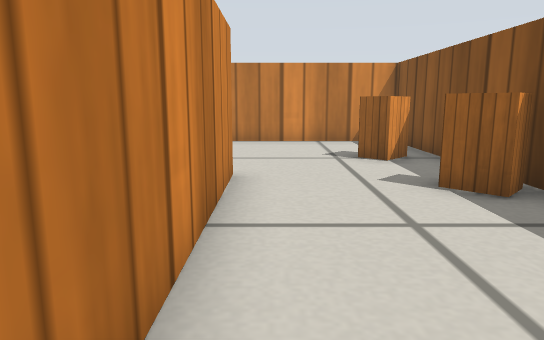
View 1 (above)

16 first-person views from a walk through a world built for the Gazebo simulator. The camera is 0.26 m above the floor, tilts 10° down and sees 70° across. The floor is counted in squares, 0.2 m on a side. Each view is taken from the middle of a square. On the plan, view 1 faces up. The plan holds only what a view shows up to about 15 squares ahead; the rest is blank. Simple patterns stand in for the simulator's built-in surfaces.

View 2
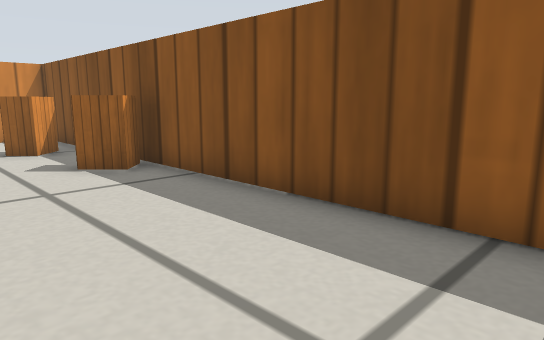

View 3
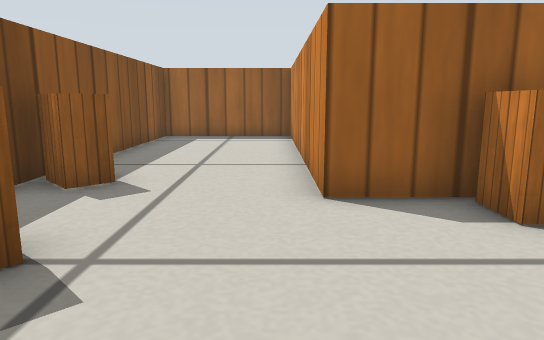

View 4
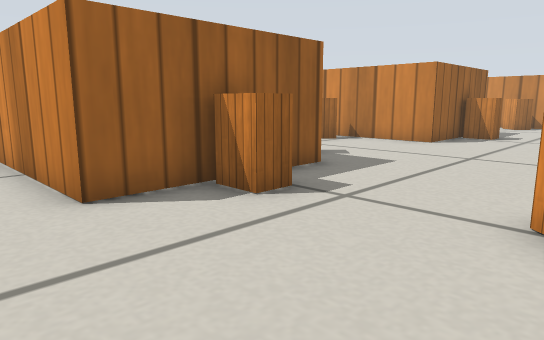

View 5
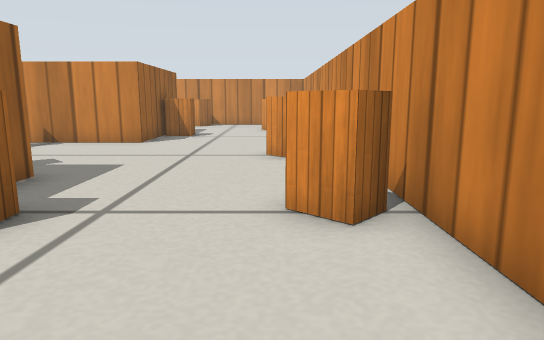

View 6
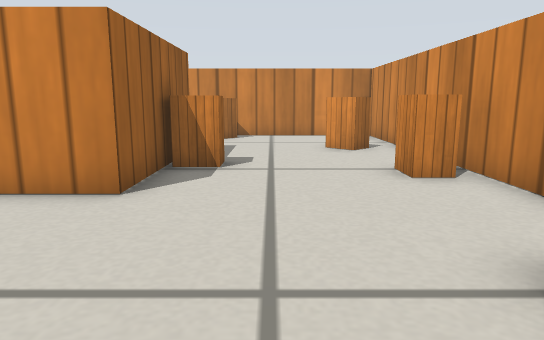

View 7
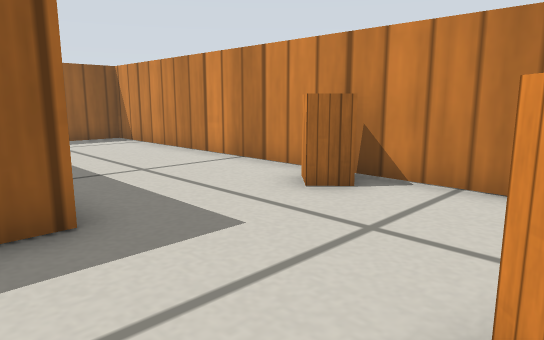

View 8
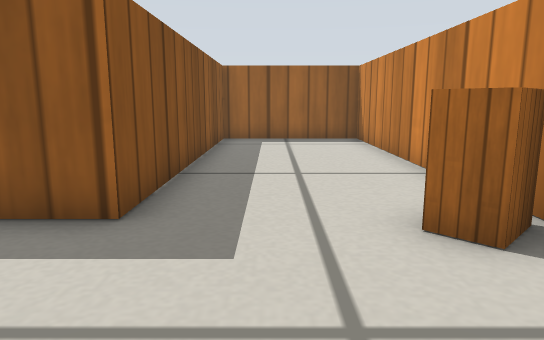

View 9
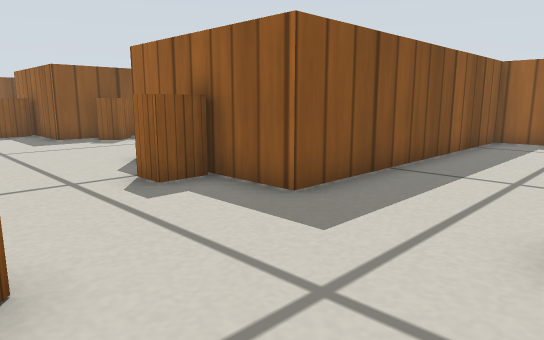

View 10
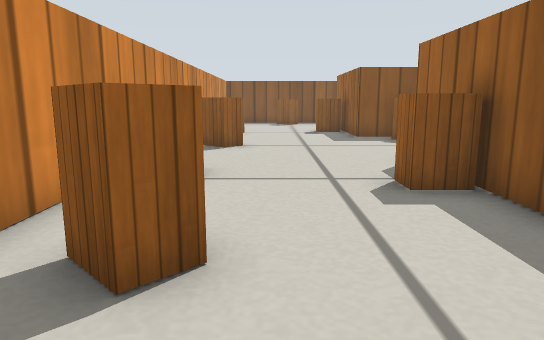

View 11
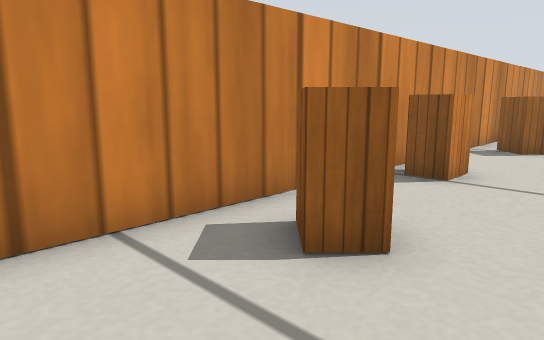

View 12
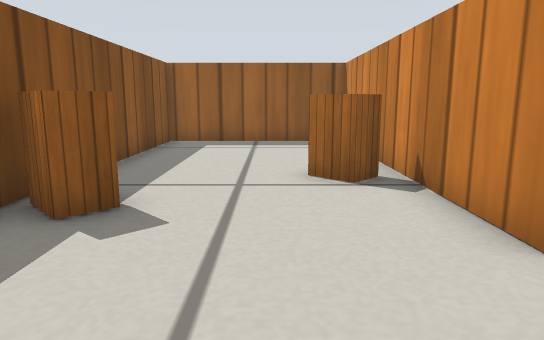

View 13
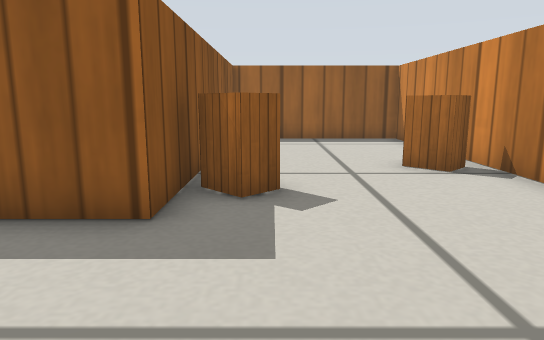

View 14
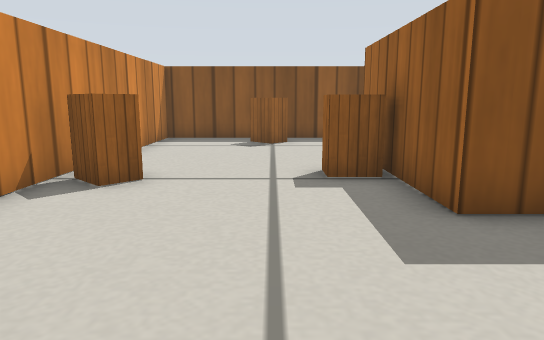

View 15
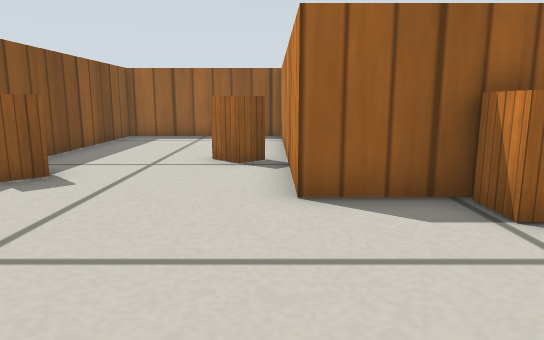

View 16
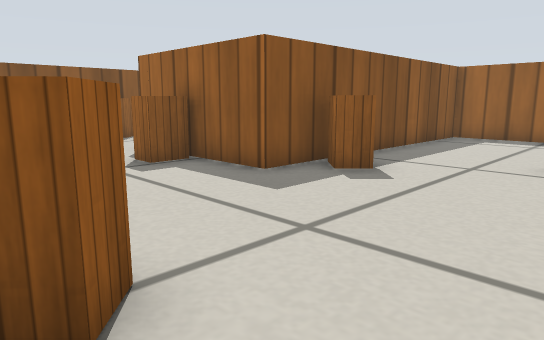

### Floor plan
Points are (right, up) in squares from view 1. A wall is a line through its corners. A room is listed if a view was taken in it or the views show most of it. See-through windows are left out.
Room 1 (views 1, 2, 3, 4, 5)
walls: (3.2, 5.1) (2.5, 5.8) (3, 6.3) (3.7, 5.7); (3.3, 9.2) (2.6, 8.5) (2, 9) (2.7, 9.7); (-3, 6.9) (-0.7, 6.9) (-0.7, -2.7) (4, -2.7) (4, 12.7) (-2.5, 12.7); (-2.7, 8) (-2.7, 7)
ways out: opening at (-2, 10) to room 2
Room 2 (views 6, 7, 8, 9, 10, 11, 12, 13, 14, 15, 16)
walls: (-14.4, 7) (-14.4, 8.1) (-13.7, 8.1) (-13.7, 7); (-12.5, 12.2) (-12.5, 11.4) (-13.5, 11.4) (-13.5, 12.2); (-16.4, 11.2) (-17, 10.5) (-17.6, 11.1) (-16.9, 11.7) (-16.4, 11.2); (-10.9, 3.3) (-10.3, 3.9) (-9.6, 3.1); (-8, 11.4) (-8.5, 10.9) (-9, 11.4) (-8.4, 12.1); (-7.1, 5.3) (-6.6, 5.9) (-5.9, 5.2); (-20.1, 7.7) (-19.5, 7.2) (-20.2, 6.5); (-5.7, 4.9) (-5.7, 6.9) (-3, 6.9); (-3.4, 7) (-3.4, 8) (-2.7, 8); (-3, 11.9) (-3.6, 11.2) (-4.1, 11.7) (-3.5, 12.4); (-2.5, 12.7) (-21, 12.7) (-21, -2.7) (-16.3, -2.7) (-16.3, 6.9) (-11.4, 6.9) (-11.4, 3.9)
ways out: opening at (-2, 10) to room 1; opening at (-8.5, 4.5) to room 3; gap at (-11, 4) to room 3; gap at (-17, 12)
Room 3 (no view inside)
walls: (-6.5, 4.7) (-7.1, 5.3); (-11.4, 3.9) (-11.4, -2.7) (-5.7, -2.7) (-5.7, 4.9)
ways out: opening at (-8.5, 4.5) to room 2; gap at (-11, 4) to room 2

Positions as (right, up) in squares from view 1, and headings:
1: (0, 0), facing up
2: (0, -2), facing up-right
3: (0, 12), facing down
4: (1, 12), facing down-left
5: (1, 11), facing left
6: (-6, 9), facing left
7: (-15, 11), facing down-left
8: (-18, 11), facing down
9: (-20, 11), facing down-right
10: (-20, 10), facing right
11: (-20, 9), facing up-right
12: (-9, 10), facing down
13: (-7, 11), facing down
14: (-10, 9), facing right
15: (-11, 12), facing down
16: (-11, 12), facing down-right
